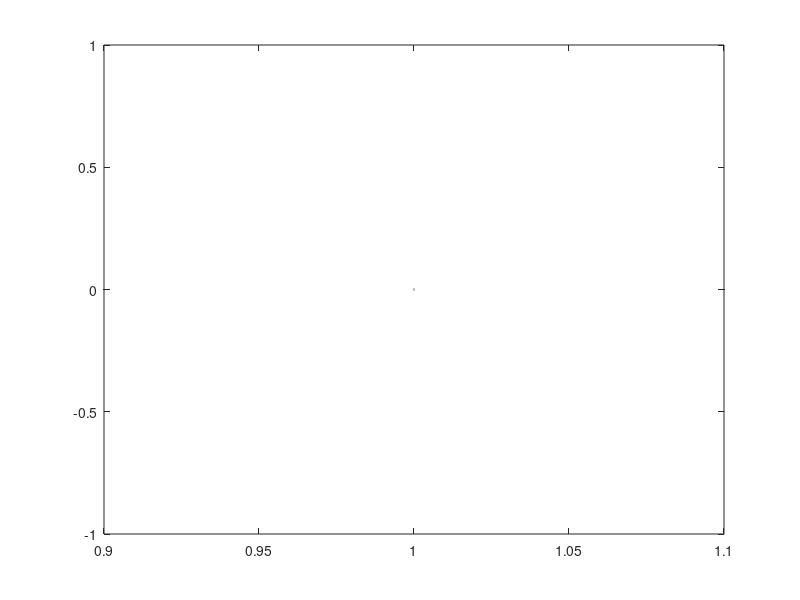

The MATLAB source for this figure: (Note: this script raises an error after producing the figure.)
blue = [68,119,170]/255;
cyan = [102,204,238]/255;
green = [34,136,51]/255;
yellow = [204,187,68]/255;
pink = [238,102,119]/255;
purple = [170,51,119]/255;
gray = [187,187,187]/255;

%% neurokinematic model parameters
% signal intensity and propagation time
%
% t_prop_fs = [];
% t_prop_slc = [];
% t_prop_llc = [];
% sig_fs = [];
% sig_slc = [];
% sig_llc = [];
% nswimbouts_fs = length(nc_fs_result);
% nswimbouts_er = length(nc_er_result);
%
% for n = 1:nswimbouts_fs
%     ns = length(nc_fs_result{n,1})/3;
%     if nc_fs_fval(n)<4
%         t_prop_fs = [t_prop_fs;nc_fs_result{n,1}(ns*2+1:ns*2+6)];
%         sig_fs = [sig_fs;nc_fs_result{n,1}([1,ns/2+1,2,ns/2+2,3,ns/2+3])];
%     end
% end
% for n = 1:nswimbouts_er
%     ns = length(nc_er_result{n,1})/3;
%     if nc_er_fval(n)<4
%         if swimbouts_er(nc_er{n,1},5)<20
%             t_prop_slc = [t_prop_slc;nc_er_result{n,1}(ns*2+1:ns*2+6)];
%             sig_slc = [sig_slc;nc_er_result{n,1}([1,ns/2+1,2,ns/2+2,3,ns/2+3])];
%         else
%             t_prop_llc = [t_prop_llc;nc_er_result{n,1}(ns*2+1:ns*2+6)];
%             sig_llc = [sig_llc;nc_er_result{n,1}([1,ns/2+1,2,ns/2+2,3,ns/2+3])];
%         end
%     end
% end
%
% nfs = length(sig_fs);
% nslc = length(sig_slc);
% nllc = length(sig_llc);
%
% e_t_fs = std(t_prop_fs)/sqrt(nfs);
% e_t_slc = std(t_prop_slc)/sqrt(nslc);
% e_t_llc = std(t_prop_llc)/sqrt(nllc);
% e_sig_fs = std(sig_fs)/sqrt(nfs);
% e_sig_slc = std(sig_slc)/sqrt(nslc);
% e_sig_llc = std(sig_llc)/sqrt(nllc);
%
x = [1,2,3,4,5,6];
%
%
figure('units','normalized','position',[.1 .1 .5 .68])
box on
hold on
h = zeros(3,1);
h(1) = plot(0,'color',blue,'Linewidth',6);
h(2) = plot(0,'color',pink,'Linewidth',6);
h(3) = plot(0,'color',gray,'Linewidth',6);
for n = 1:nfs
    plot(sig_fs(n,:),'color',[gray,0.6],'DisplayName',sprintf('%d',n),'Linewidth',1.5)
end
for n = 1:nslc
    plot(sig_slc(n,:),'color',[blue,0.6],'DisplayName',sprintf('%d',n),'Linewidth',1.5)
end
for n = 1:nllc
    plot(sig_llc(n,:),'color',[pink,0.6],'DisplayName',sprintf('%d',n),'Linewidth',1.5)
end
errorbar(x,nanmean(sig_slc),e_sig_slc,'color',blue,'Linewidth',6);
errorbar(x,nanmean(sig_llc),e_sig_llc,'color',pink,'Linewidth',6);
errorbar(x,nanmean(sig_fs),e_sig_fs,'color',gray,'Linewidth',6);
hold off
ax = gca;
ax.LineWidth = 5;
ax.FontSize = 30;
xlim([0.6 6.4])
ax.XTick = [1,2,3,4,5,6];
xlabel('Tail beat number')
ylim([0 50])
ax.YTick = [0,10,20,30,40,50];
ax.YTickLabels = {'0','0.2','0.4','0.6','0.8','1'};
ylabel('Signal intensity (a.u.)')
legend(h,'SLC','LLC','free swimming')

%
% figure('units','normalized','position',[.1 .1 .5 .68])
% box on
% hold on
% h = zeros(3,1);
% h(1) = plot(0,'color',blue,'Linewidth',6);
% h(2) = plot(0,'color',pink,'Linewidth',6);
% h(3) = plot(0,'color',gray,'Linewidth',6);
% for n = 1:nfs
%     plot(t_prop_fs(n,:),'color',[gray,0.6],'DisplayName',sprintf('%d',n),'Linewidth',1.5)
% end
% for n = 1:nslc
%     plot(t_prop_slc(n,:),'color',[blue,0.6],'DisplayName',sprintf('%d',n),'Linewidth',1.5)
% end
% for n = 1:nllc
%     plot(t_prop_llc(n,:),'color',[pink,0.6],'DisplayName',sprintf('%d',n),'Linewidth',1.5)
% end
%
% errorbar(x,mean(t_prop_fs),e_t_fs,'color',gray,'Linewidth',6);
% errorbar(x,mean(t_prop_slc),e_t_slc,'color',blue,'Linewidth',6);
% errorbar(x,mean(t_prop_llc),e_t_llc,'color',pink,'Linewidth',6);
% hold off
% ax = gca;
% ax.LineWidth = 5;
% ax.FontSize = 30;
% xlim([0.6 6.4])
% ax.XTick = [1,2,3,4,5,6];
% xlabel('Tail beat number')
% ylabel('Propagation time (ms)')
% % legend(h,'SLC','LLC','free swimming')


%% stiffness W, damping coefficient C and cross-sectional M

% w_fs = [];
% w_slc = [];
% w_llc = [];
% c_fs = [];
% c_slc = [];
% c_llc = [];
% m_fs = [];
% m_slc = [];
% m_llc = [];
% nswimbouts_fs = size(nc_fs_result,1);
% nswimbouts_er = size(nc_er_result,1);
%
% for n = 1:nswimbouts_fs
%     if nc_fs_fval(n)<2
%         w_fs = [w_fs;nc_fs_result{n,1}(end-26:end-18)];
%         c_fs = [c_fs;nc_fs_result{n,1}(end-17:end-9)];
%         m_fs = [m_fs;nc_fs_result{n,1}(end-8:end)];
%     end
% end
% for n = 1:nswimbouts_er
%     if nc_er_fval(n)<2
%         if swimbouts_er(nc_er{n,1},5)<20
%             w_slc = [w_slc;nc_er_result{n,1}(end-26:end-18)];
%             c_slc = [c_slc;nc_er_result{n,1}(end-17:end-9)];
%             m_slc = [m_slc;nc_er_result{n,1}(end-8:end)];
%         else
%             w_llc = [w_llc;nc_er_result{n,1}(end-26:end-18)];
%             c_llc = [c_llc;nc_er_result{n,1}(end-17:end-9)];
%             m_llc = [m_llc;nc_er_result{n,1}(end-8:end)];
%         end
%     end
% end
%
% w_average = [w_slc;w_llc;w_fs];
% c_average = [c_slc;c_llc;c_fs];
% m_average = [m_slc;m_llc;m_fs];
% nfs = length(w_fs);
% nslc = length(w_slc);
% nllc = length(w_llc);
% ngood = length(w_average);
%
% e_w_fs = std(w_fs)/sqrt(nfs);
% e_w_slc = std(w_slc)/sqrt(nslc);
% e_w_llc = std(w_llc)/sqrt(nllc);
% e_w_average = std(w_average)/sqrt(ngood);
%
% e_c_fs = std(c_fs)/sqrt(nfs);
% e_c_slc = std(c_slc)/sqrt(nslc);
% e_c_llc = std(c_llc)/sqrt(nllc);
% e_c_average = std(c_average)/sqrt(ngood);
%
% e_m_fs = std(m_fs)/sqrt(nfs);
% e_m_slc = std(m_slc)/sqrt(nslc);
% e_m_llc = std(m_llc)/sqrt(nllc);
% e_m_average = std(m_average)/sqrt(ngood);
%
% x = [1,2,3,4,5,6,7,8,9];
% figure('units','normalized','position',[.1 .1 .4 .5])
% box on
% hold on
% h = zeros(4,1);
% h(1) = plot(0,'color',blue,'Linewidth',3);
% h(2) = plot(0,'color',pink,'Linewidth',3);
% h(3) = plot(0,'color',gray,'Linewidth',3);
% h(4) = plot(0,'color',green,'Linewidth',5);
% errorbar(x,mean(w_fs),e_w_fs,'color',gray,'Linewidth',4);
% errorbar(x,mean(w_slc),e_w_slc,'color',blue,'Linewidth',4);
% errorbar(x,mean(w_llc),e_w_llc,'color',pink,'Linewidth',4);
% errorbar(x,mean(w_average),e_w_average,'color',green,'Linewidth',6);
% hold off
% ax = gca;
% ax.LineWidth = 5;
% ax.FontSize = 30;
% xlim([0.6 9.4])
% ax.XTick = [1,2,3,4,5,6,7,8,9];
% xlabel('Segment number')
% ylim([0 50])
% ax.YTick = [0,10,20,30,40,50];
% ax.YTickLabels = {'0','0.2','0.4','0.6','0.8','1'};
% ylabel('W (a.u.)')
% legend(h,'SLC','LLC','free swimming','average')
%
% figure('units','normalized','position',[.1 .1 .4 .5])
% box on
% hold on
% errorbar(x,mean(c_fs),e_c_fs,'color',gray,'Linewidth',4);
% errorbar(x,mean(c_slc),e_c_slc,'color',blue,'Linewidth',4);
% errorbar(x,mean(c_llc),e_c_llc,'color',pink,'Linewidth',4);
% errorbar(x,mean(c_average),e_c_average,'color',green,'Linewidth',6);
% hold off
% ax = gca;
% ax.LineWidth = 5;
% ax.FontSize = 30;
% xlim([0.6 9.4])
% ax.XTick = [1,2,3,4,5,6,7,8,9];
% xlabel('Segment number')
% ylim([0 50])
% ax.YTick = [0,10,20,30,40,50];
% ax.YTickLabels = {'0','0.2','0.4','0.6','0.8','1'};
% ylabel('C (a.u.)')
%
% figure('units','normalized','position',[.1 .1 .4 .5])
% box on
% hold on
% errorbar(x,mean(m_fs),e_m_fs,'color',gray,'Linewidth',4);
% errorbar(x,mean(m_slc),e_m_slc,'color',blue,'Linewidth',4);
% errorbar(x,mean(m_llc),e_m_llc,'color',pink,'Linewidth',4);
% errorbar(x,mean(m_average),e_m_average,'color',green,'Linewidth',6);
% hold off
% ax = gca;
% ax.LineWidth = 5;
% ax.FontSize = 30;
% xlim([0.6 9.4])
% ax.XTick = [1,2,3,4,5,6,7,8,9];
% xlabel('Segment number')
% ylim([0 50])
% ax.YTick = [0,10,20,30,40,50];
% ax.YTickLabels = {'0','0.2','0.4','0.6','0.8','1'};
% ylabel('M (a.u.)')
%


%% 12/03/16 test slc parameter correlation

% % damping coefficient
%
% c_slc = [];
% nswimbouts_er = length(nc_er_result);
%
% % figure
% for n = 1:nswimbouts_er
%     if swimbouts_er(nc_er{n,1},5)<20
%         c_slc = [c_slc;nc_er_result{n,1}(end-8:end)];
%     end
% end
%
%
% figure('units','normalized','position',[.1 .1 .3 .4])
% for n = 1:size(c_slc,1)
%     plot(c_slc(n,:),'color',blue,'DisplayName',sprintf('%d',n),'LineWidth',1)
%     hold on
% end
%
% box on
% ax = gca;
% ax.LineWidth = 3;
% ax.FontSize = 20;
% xlim([0.7 9.3])
% ax.XTick = [1 2 3 4 5 6 7 8 9];
% xlabel('segment #')
% ylabel('damping (a.u.)')
%
% c_w_slc = std(c_slc)/sqrt(61);
%
% x = [1,2,3,4,5,6,7,8,9];
% figure('units','normalized','position',[.1 .1 .3 .4])
% hold on
% errorbar(x,mean(c_slc),c_w_slc,'color',blue,'LineWidth',2);
% hold off
% box on
% ax = gca;
% ax.LineWidth = 3;
% ax.FontSize = 20;
% xlim([0.7 9.3])
% ylim([0 50])
% ax.XTick = [1 2 3 4 5 6 7 8 9];
% xlabel('segment #')
% ylabel('damping (a.u.)')


%% 03/27/17 realignment of some swimbouts
% if the signal intensity for tailbeat #1 is near 0, remove tailbeat #1 and
% start with tailbeat #2.


% signal intensity and propagation time

tprop_fs = [];
tprop_slc = [];
tprop_llc = [];
sig_fs = [];
sig_slc = [];
sig_llc = [];
nswimbouts_fs = length(nc_fs_result);
nswimbouts_er = length(nc_er_result);

for n = 1:nswimbouts_fs
    ns = length(nc_fs_result{n,1})/3;
    if nc_fs_fval(n)<4
        if nc_fs_result{n,1}(1) >= 3
            tprop_fs = [tprop_fs;nc_fs_result{n,1}(ns*2+1:ns*2+6)];
            sig_fs = [sig_fs;nc_fs_result{n,1}([1,ns/2+1,2,ns/2+2,3,ns/2+3])];
        else
            tprop_fs = [tprop_fs;[nc_fs_result{n,1}(ns*2+2:ns*2+6),NaN]];
            sig_fs = [sig_fs;[nc_fs_result{n,1}([ns/2+1,2,ns/2+2,3,ns/2+3]),NaN]];
        end
    end
end
for n = 1:nswimbouts_er
    ns = length(nc_er_result{n,1})/3;
    if nc_er_fval(n)<4
        if nc_er_result{n,1}(1) >= 3
            if swimbouts_er(nc_er{n,1},5)<20
                tprop_slc = [tprop_slc;nc_er_result{n,1}(ns*2+1:ns*2+6)];
                sig_slc = [sig_slc;nc_er_result{n,1}([1,ns/2+1,2,ns/2+2,3,ns/2+3])];
            else
                tprop_llc = [tprop_llc;nc_er_result{n,1}(ns*2+1:ns*2+6)];
                sig_llc = [sig_llc;nc_er_result{n,1}([1,ns/2+1,2,ns/2+2,3,ns/2+3])];
            end
        else
            if swimbouts_er(nc_er{n,1},5)<20
                tprop_slc = [tprop_slc;[nc_er_result{n,1}(ns*2+2:ns*2+6),NaN]];
                sig_slc = [sig_slc;[nc_er_result{n,1}([ns/2+1,2,ns/2+2,3,ns/2+3]),NaN]];
            else
                tprop_llc = [tprop_llc;[nc_er_result{n,1}(ns*2+2:ns*2+6),NaN]];
                sig_llc = [sig_llc;[nc_er_result{n,1}([ns/2+1,2,ns/2+2,3,ns/2+3]),NaN]];
            end
        end
    end
end

nfs = length(sig_fs);
nslc = length(sig_slc);
nllc = length(sig_llc);

e_tprop_fs = nanstd(tprop_fs)/sqrt(nfs);
e_tprop_slc = nanstd(tprop_slc)/sqrt(nslc);
e_tprop_llc = nanstd(tprop_llc)/sqrt(nllc);
e_sig_fs = nanstd(sig_fs)/sqrt(nfs);
e_sig_slc = nanstd(sig_slc)/sqrt(nslc);
e_sig_llc = nanstd(sig_llc)/sqrt(nllc);

x = [1,2,3,4,5,6];


figure('units','normalized','position',[.1 .1 .5 .68])
box on
hold on
h = zeros(3,1);
h(1) = plot(0,'color',blue,'Linewidth',6);
h(2) = plot(0,'color',pink,'Linewidth',6);
h(3) = plot(0,'color',gray,'Linewidth',6);
for n = 1:nfs
    plot(sig_fs(n,:),'color',[gray,0.6],'DisplayName',sprintf('%d',n),'Linewidth',1.5)
end
for n = 1:nslc
    plot(sig_slc(n,:),'color',[blue,0.6],'DisplayName',sprintf('%d',n),'Linewidth',1.5)
end
for n = 1:nllc
    plot(sig_llc(n,:),'color',[pink,0.6],'DisplayName',sprintf('%d',n),'Linewidth',1.5)
end
errorbar(x,nanmean(sig_slc),e_sig_slc,'color',blue,'Linewidth',6);
errorbar(x,nanmean(sig_llc),e_sig_llc,'color',pink,'Linewidth',6);
errorbar(x,nanmean(sig_fs),e_sig_fs,'color',gray,'Linewidth',6);
hold off
ax = gca;
ax.LineWidth = 5;
ax.FontSize = 30;
xlim([0.6 6.4])
ax.XTick = [1,2,3,4,5,6];
xlabel('Tail beat number')
ylim([0 50])
ax.YTick = [0,10,20,30,40,50];
ax.YTickLabels = {'0','0.2','0.4','0.6','0.8','1'};
ylabel('Signal intensity (a.u.)')
legend(h,'SLC','LLC','free swimming')


figure('units','normalized','position',[.1 .1 .5 .68])
box on
hold on
h = zeros(3,1);
h(1) = plot(0,'color',blue,'Linewidth',6);
h(2) = plot(0,'color',pink,'Linewidth',6);
h(3) = plot(0,'color',gray,'Linewidth',6);
% for n = 1:nfs
%     plot(tprop_fs(n,:),'color',[gray,0.6],'DisplayName',sprintf('%d',n),'Linewidth',1.5)
% end
% for n = 1:nslc
%     plot(tprop_slc(n,:),'color',[blue,0.6],'DisplayName',sprintf('%d',n),'Linewidth',1.5)
% end
% for n = 1:nllc
%     plot(tprop_llc(n,:),'color',[pink,0.6],'DisplayName',sprintf('%d',n),'Linewidth',1.5)
% end

errorbar(x,nanmean(tprop_fs),e_tprop_fs,'color',gray,'Linewidth',6);
errorbar(x,nanmean(tprop_slc),e_tprop_slc,'color',blue,'Linewidth',6);
errorbar(x,nanmean(tprop_llc),e_tprop_llc,'color',pink,'Linewidth',6);
hold off
ax = gca;
ax.LineWidth = 5;
ax.FontSize = 30;
xlim([0.6 6.4])
ax.XTick = [1,2,3,4,5,6];
ylim([0 50])
xlabel('Tail beat number')
ylabel('Propagation time (ms)')
legend(h,'SLC','LLC','free swimming')






